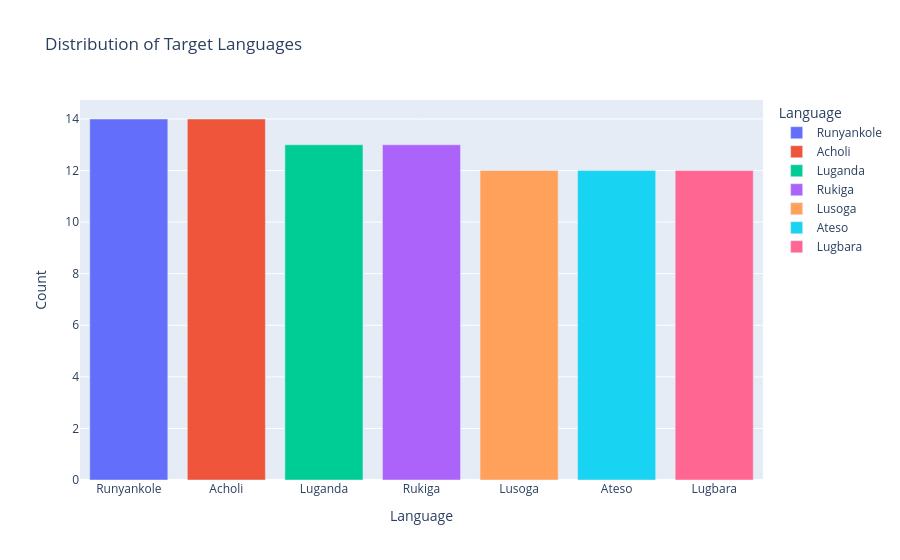

The notebook cell this image was saved under:
### Markdown cell above
Language Distribution

### Code cell
language_counts = (
    df_text["Target_Language"]
    .value_counts()
    .rename_axis("Language")
    .reset_index(name="Count")
)


fig = px.bar(
    language_counts,
    x="Language",
    y="Count",
    color="Language",
    title="Distribution of Target Languages"
)

fig.write_image("images/language_count.png")
fig.show()

### Figure 1 — Plotly figure (JSON) as saved in the notebook; plotly's stock layout.template omitted (floating-point values rounded to 4 significant figures)
{"data": [{"hovertemplate": "Language=%{x}<br>Count=%{y}<extra></extra>", "legendgroup": "Runyankole", "marker": {"color": "#636efa", "pattern": {"shape": ""}}, "name": "Runyankole", "orientation": "v", "showlegend": true, "textposition": "auto", "type": "bar", "x": ["Runyankole"], "xaxis": "x", "y": [14], "yaxis": "y"}, {"hovertemplate": "Language=%{x}<br>Count=%{y}<extra></extra>", "legendgroup": "Acholi", "marker": {"color": "#EF553B", "pattern": {"shape": ""}}, "name": "Acholi", "orientation": "v", "showlegend": true, "textposition": "auto", "type": "bar", "x": ["Acholi"], "xaxis": "x", "y": [14], "yaxis": "y"}, {"hovertemplate": "Language=%{x}<br>Count=%{y}<extra></extra>", "legendgroup": "Luganda", "marker": {"color": "#00cc96", "pattern": {"shape": ""}}, "name": "Luganda", "orientation": "v", "showlegend": true, "textposition": "auto", "type": "bar", "x": ["Luganda"], "xaxis": "x", "y": [13], "yaxis": "y"}, {"hovertemplate": "Language=%{x}<br>Count=%{y}<extra></extra>", "legendgroup": "Rukiga", "marker": {"color": "#ab63fa", "pattern": {"shape": ""}}, "name": "Rukiga", "orientation": "v", "showlegend": true, "textposition": "auto", "type": "bar", "x": ["Rukiga"], "xaxis": "x", "y": [13], "yaxis": "y"}, {"hovertemplate": "Language=%{x}<br>Count=%{y}<extra></extra>", "legendgroup": "Lusoga", "marker": {"color": "#FFA15A", "pattern": {"shape": ""}}, "name": "Lusoga", "orientation": "v", "showlegend": true, "textposition": "auto", "type": "bar", "x": ["Lusoga"], "xaxis": "x", "y": [12], "yaxis": "y"}, {"hovertemplate": "Language=%{x}<br>Count=%{y}<extra></extra>", "legendgroup": "Ateso", "marker": {"color": "#19d3f3", "pattern": {"shape": ""}}, "name": "Ateso", "orientation": "v", "showlegend": true, "textposition": "auto", "type": "bar", "x": ["Ateso"], "xaxis": "x", "y": [12], "yaxis": "y"}, {"hovertemplate": "Language=%{x}<br>Count=%{y}<extra></extra>", "legendgroup": "Lugbara", "marker": {"color": "#FF6692", "pattern": {"shape": ""}}, "name": "Lugbara", "orientation": "v", "showlegend": true, "textposition": "auto", "type": "bar", "x": ["Lugbara"], "xaxis": "x", "y": [12], "yaxis": "y"}], "layout": {"barmode": "relative", "legend": {"title": {"text": "Language"}, "tracegroupgap": 0}, "title": {"text": "Distribution of Target Languages"}, "xaxis": {"anchor": "y", "categoryarray": ["Runyankole", "Acholi", "Luganda", "Rukiga", "Lusoga", "Ateso", "Lugbara"], "categoryorder": "array", "domain": [0, 1], "title": {"text": "Language"}}, "yaxis": {"anchor": "x", "domain": [0, 1], "title": {"text": "Count"}}}}
